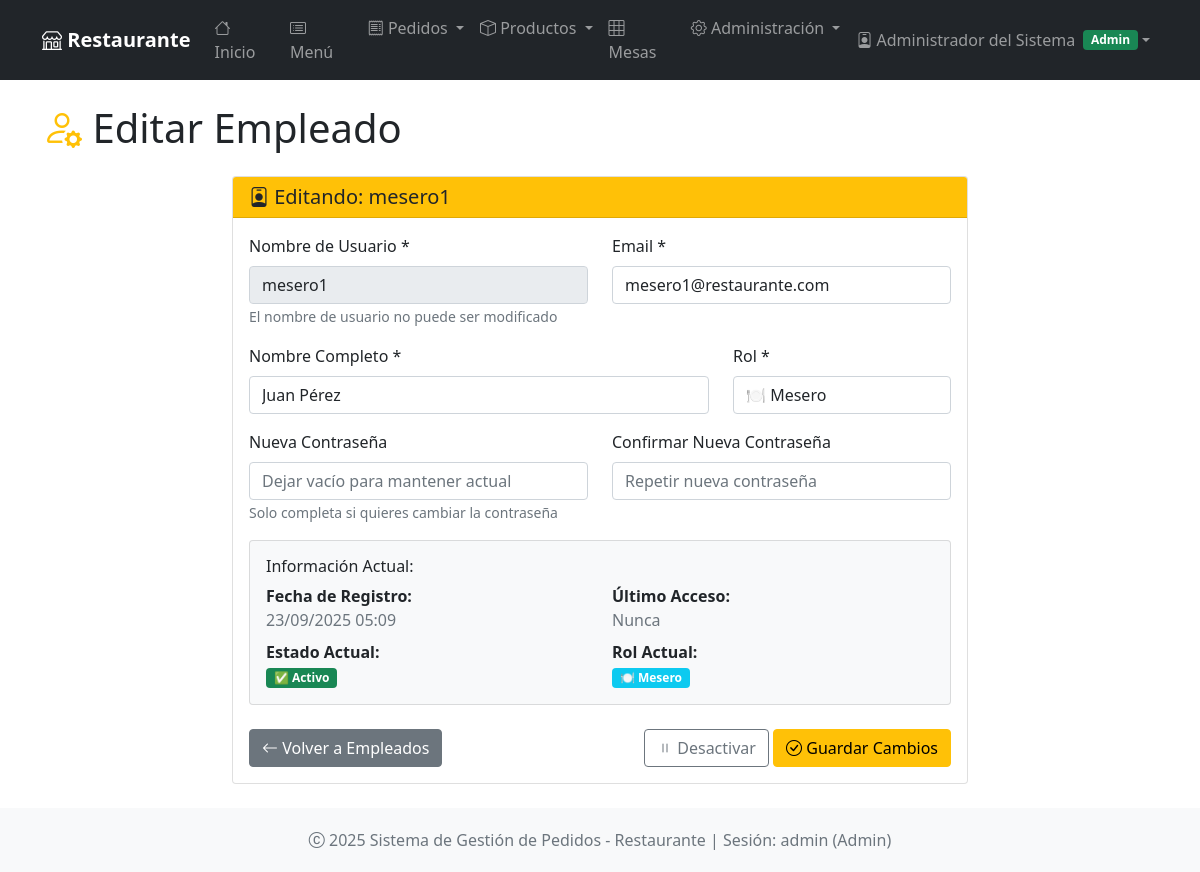
The page /empleados/2/editar (signed in) on the database its author committed.
### app.py (models this page shows, shortened)
class Usuario(UserMixin, db.Model):
    __tablename__ = 'usuarios'
    id = db.Column(db.Integer, primary_key=True)
    username = db.Column(db.String(80), unique=True, nullable=False)
    email = db.Column(db.String(120), unique=True, nullable=False)
    password_hash = db.Column(db.String(120), nullable=False)
    nombre_completo = db.Column(db.String(100), nullable=False)
    rol = db.Column(db.String(20), nullable=False, default='mesero')  # admin, mesero, cocinero
    activo = db.Column(db.Boolean, default=True)
    fecha_creacion = db.Column(db.DateTime, default=lambda: datetime.now(timezone.utc))
    ultimo_acceso = db.Column(db.DateTime)

### app.py (the view, shortened to what this page needs)
@app.route('/empleados/<int:id>/editar', methods=['GET', 'POST'])
@login_required
@requiere_permiso('admin')
def editar_empleado(id):
    empleado = Usuario.query.get_or_404(id)
    return render_template('empleados/editar.html', empleado=empleado)

### app.py (called while the page is built)
@login_manager.user_loader
def load_user(user_id):
    return db.session.get(Usuario, int(user_id))

def requiere_permiso(rol_requerido):
    def decorador(f):
        @wraps(f)
        def decorated_function(*args, **kwargs):
            if not current_user.is_authenticated:
                return redirect(url_for('login'))
            if current_user.rol != rol_requerido and current_user.rol != 'admin':
                flash('No tienes permisos para acceder a esta sección', 'error')
                return redirect(url_for('index'))
            return f(*args, **kwargs)
        return decorated_function
    return decorador

### app/templates/empleados/editar.html (shortened to what this page needs)
{% extends "base.html" %}
{% block content %}
<div class="row">
    <div class="col-12">
        <h1 class="display-6 mb-4">
            <i class="bi bi-person-gear text-warning"></i> Editar Empleado
        </h1>
    </div>
</div>
<div class="row justify-content-center">
    <div class="col-md-8">
        <div class="card">
            <div class="card-header bg-warning text-dark">
                <h5 class="mb-0">
                    <i class="bi bi-person-badge"></i> Editando: {{ empleado.username }}
                </h5>
            </div>
            <div class="card-body">
                <form method="POST">
                    <div class="row">
                        <div class="col-md-6 mb-3">
                            <label for="username" class="form-label">Nombre de Usuario *</label>
                            <input type="text" class="form-control" id="username" name="username"
                                   value="{{ empleado.username }}" readonly disabled>
                            <small class="form-text text-muted">El nombre de usuario no puede ser modificado</small>
                        </div>
                        <div class="col-md-6 mb-3">
                            <label for="email" class="form-label">Email *</label>
                            <input type="email" class="form-control" id="email" name="email"
                                   required value="{{ empleado.email }}">
                        </div>
                    </div>
                    <div class="row">
                        <div class="col-md-8 mb-3">
                            <label for="nombre_completo" class="form-label">Nombre Completo *</label>
                            <input type="text" class="form-control" id="nombre_completo" name="nombre_completo"
                                   required value="{{ empleado.nombre_completo }}">
                        </div>
                        <div class="col-md-4 mb-3">
                            <label for="rol" class="form-label">Rol *</label>
                            <select class="form-control" id="rol" name="rol" required>
                                <option value="mesero" {{ 'selected' if empleado.rol == 'mesero' }}>🍽️ Mesero</option>
                            </select>
                        </div>
                    </div>
                    <div class="row">
                        <div class="col-md-6 mb-3">
                            <label for="password" class="form-label">Nueva Contraseña</label>
                            <input type="password" class="form-control" id="password" name="password"
                                   minlength="6" placeholder="Dejar vacío para mantener actual">
                            <small class="form-text text-muted">Solo completa si quieres cambiar la contraseña</small>
                        </div>
                        <div class="col-md-6 mb-3">
                            <label for="password_confirm" class="form-label">Confirmar Nueva Contraseña</label>
                            <input type="password" class="form-control" id="password_confirm" name="password_confirm"
                                   placeholder="Repetir nueva contraseña">
                        </div>
                    </div>
                    <div class="mb-4">
                        <div class="card bg-light">
                            <div class="card-body p-3">
                                <h6 class="card-title">Información Actual:</h6>
                                <div class="row">
                                    <div class="col-md-6">
                                        <strong>Fecha de Registro:</strong><br>
                                        <span class="text-muted">{{ empleado.fecha_creacion.strftime('%d/%m/%Y %H:%M') if empleado.fecha_creacion else 'No disponible' }}</span>
                                    </div>
                                    <div class="col-md-6">
                                        <strong>Último Acceso:</strong><br>
                                        <span class="text-muted">{{ empleado.ultimo_acceso.strftime('%d/%m/%Y %H:%M') if empleado.ultimo_acceso else 'Nunca' }}</span>
                                    </div>
                                </div>
                                <div class="row mt-2">
                                    <div class="col-md-6">
                                        <strong>Estado Actual:</strong><br>
                                        <span class="badge bg-{{ 'success' if empleado.activo else 'danger' }}">
                                            {{ '✅ Activo' if empleado.activo else '❌ Inactivo' }}
                                        </span>
                                    </div>
                                    <div class="col-md-6">
                                        <strong>Rol Actual:</strong><br>
                                        <span class="badge bg-{{ 'success' if empleado.rol == 'admin' else 'info' if empleado.rol == 'mesero' else 'warning' }}">
                                            {% if empleado.rol == 'admin' %}👤 Administrador
                                            {% elif empleado.rol == 'mesero' %}🍽️ Mesero
                                            {% elif empleado.rol == 'cocinero' %}👨‍🍳 Cocinero
                                            {% endif %}
                                        </span>
                                    </div>
                                </div>
                            </div>
                        </div>
                    </div>
                    <div class="d-flex justify-content-between">
                        <a href="{{ url_for('empleados') }}" class="btn btn-secondary">
                            <i class="bi bi-arrow-left"></i> Volver a Empleados
                        </a>
                        <div>
                            {% if empleado.id != current_user.id %}
                            <button type="button" class="btn btn-outline-{{ 'secondary' if empleado.activo else 'success' }}"
                                    onclick="toggleEstadoEmpleado({{ empleado.id }}, '{{ empleado.activo }}')">
                                <i class="bi bi-{{ 'pause' if empleado.activo else 'play' }}"></i>
                                {{ 'Desactivar' if empleado.activo else 'Activar' }}
                            </button>
                            {% endif %}
                            <button type="submit" class="btn btn-warning">
                                <i class="bi bi-check-circle"></i> Guardar Cambios
                            </button>
                        </div>
                    </div>
                </form>
            </div>
        </div>
    </div>
</div>
{% endblock %}

### app/templates/base.html (shortened to what this page needs)
<!DOCTYPE html>
<html lang="es">
<head>
    <link href="https://cdn.jsdelivr.net/npm/bootstrap@5.1.3/dist/css/bootstrap.min.css" rel="stylesheet">
    <link href="https://cdn.jsdelivr.net/npm/bootstrap-icons@1.8.1/font/bootstrap-icons.css" rel="stylesheet">
</head>
<body class="d-flex flex-column min-vh-100">
    <nav class="navbar navbar-expand-lg navbar-dark bg-dark">
        <div class="container">
            <a class="navbar-brand" href="{{ url_for('index') }}">
                <i class="bi bi-shop"></i> Restaurante
            </a>
            <div class="collapse navbar-collapse" id="navbarNav">
                {% if current_user.is_authenticated %}
                <ul class="navbar-nav me-auto">
                    <li class="nav-item">
                        <a class="nav-link" href="{{ url_for('index') }}">
                            <i class="bi bi-house"></i> Inicio
                        </a>
                    </li>
                    <li class="nav-item">
                        <a class="nav-link" href="{{ url_for('menu') }}">
                            <i class="bi bi-card-list"></i> Menú
                        </a>
                    </li>
                    <li class="nav-item dropdown">
                        <a class="nav-link dropdown-toggle" href="#" role="button" data-bs-toggle="dropdown">
                            <i class="bi bi-receipt"></i> Pedidos
                        </a>
                    </li>
                    <li class="nav-item dropdown">
                        <a class="nav-link dropdown-toggle" href="#" role="button" data-bs-toggle="dropdown">
                            <i class="bi bi-box"></i> Productos
                        </a>
                    </li>
                    <li class="nav-item">
                        <a class="nav-link" href="{{ url_for('mesas') }}">
                            <i class="bi bi-grid-3x3"></i> Mesas
                        </a>
                    </li>
                    {% if current_user.rol == 'admin' %}
                    <li class="nav-item dropdown">
                        <a class="nav-link dropdown-toggle" href="#" role="button" data-bs-toggle="dropdown">
                            <i class="bi bi-gear"></i> Administración
                        </a>
                    </li>
                    {% endif %}
                </ul>
                <ul class="navbar-nav">
                    <li class="nav-item dropdown">
                        <a class="nav-link dropdown-toggle d-flex align-items-center" href="#" role="button" data-bs-toggle="dropdown">
                            {% if current_user.rol == 'admin' %}
                                <i class="bi bi-person-badge me-1"></i>
                            {% elif current_user.rol == 'mesero' %}
                                <i class="bi bi-person-circle me-1"></i>
                            {% elif current_user.rol == 'cocinero' %}
                                <i class="bi bi-chef-hat me-1"></i>
                            {% endif %}
                            {{ current_user.nombre_completo }}
                            <span class="badge bg-{{ 'success' if current_user.rol == 'admin' else 'info' if current_user.rol == 'mesero' else 'warning' }} ms-2">
                                {{ current_user.rol.title() }}
                            </span>
                        </a>
                    </li>
                </ul>
                {% endif %}
            </div>
        </div>
    </nav>
    <main class="container my-4 flex-grow-1">
        {% block content %}{% endblock %}
    </main>
    <footer class="footer bg-light">
        <div class="container text-center">
            <span class="text-muted">
                <i class="bi bi-c-circle"></i> 2025 Sistema de Gestión de Pedidos - Restaurante
                {% if current_user.is_authenticated %}
                    | Sesión: {{ current_user.username }} ({{ current_user.rol.title() }})
                {% endif %}
            </span>
        </div>
    </footer>
</body>
</html>

### app/templates/base.html (style rules this page uses)
.navbar-brand { font-weight: bold; }
.footer { margin-top: auto; padding: 20px 0; background-color: #f8f9fa; }
.min-vh-100 { min-height: 100vh; }

### rows shown on the page
Usuario: nombre_completo "Administrador del Sistema", rol "Admin", username "admin"
Usuario: username "mesero1", email "mesero1@restaurante.com", nombre_completo "Juan Pérez", fecha_creacion "23/09/2025 05:09", ultimo_acceso "Nunca", activo "✅ Activo", activo "Desactivar"
